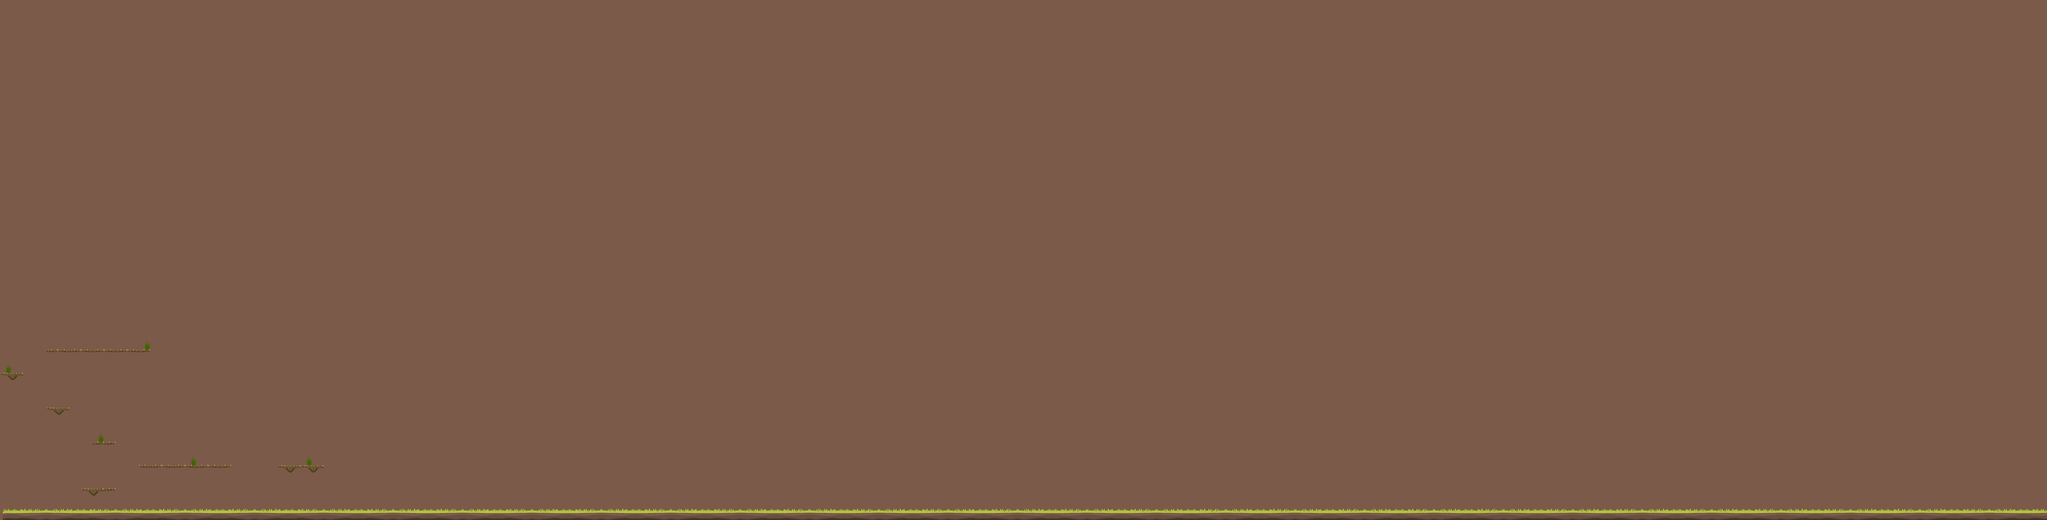

A 2D game scene composited from a Tiled map and its tileset images. What follows is a short description and the map's XML, with each tile layer's data collapsed to a summary:
An orthogonal 177x45 tile map with 68x68 px tiles, 3 tile layers (background, plateform, herbe).

<map version="1.9" tiledversion="1.9.2" orientation="orthogonal" renderorder="right-down" width="177" height="45" tilewidth="68" tileheight="68" infinite="0" nextlayerid="8" nextobjectid="1">
 <editorsettings>
  <export target="map.json" format="json" />
 </editorsettings>
 <tileset firstgid="1" source="tileset.tsx" />
 <layer id="1" name="background" width="177" height="45">
  <data>[7965 cells, 7965 non-empty, 1 distinct tile ids]</data>
 </layer>
 <layer id="4" name="plateform" width="177" height="45">
  <data>[7965 cells, 207 non-empty, 7 distinct tile ids]</data>
 </layer>
 <layer id="7" name="herbe" width="177" height="45">
  <data>[7965 cells, 10 non-empty, 2 distinct tile ids]</data>
 </layer>
</map>
